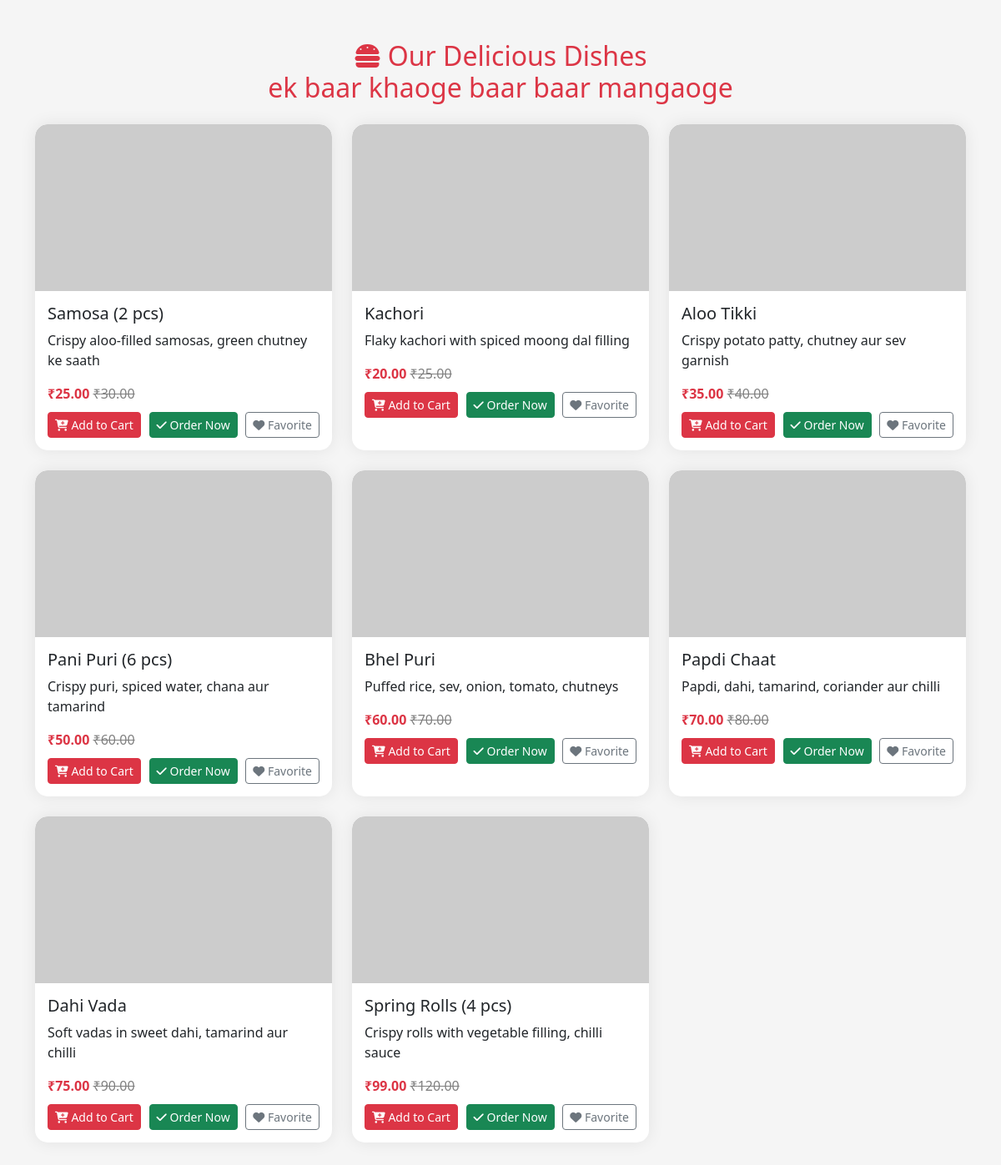
The page /addfood.php on the database its author committed.
### tables this page shows
CREATE TABLE IF NOT EXISTS `fooditems` (
    `id`          INT(11) NOT NULL AUTO_INCREMENT,
    `food_name`   VARCHAR(200) NOT NULL,
    `image`       VARCHAR(300) DEFAULT NULL,
    `price`       DECIMAL(10,2) NOT NULL DEFAULT 0.00,
    `offer_price` DECIMAL(10,2) DEFAULT 0.00,
    `description` TEXT DEFAULT NULL,
    `created_at`  TIMESTAMP DEFAULT CURRENT_TIMESTAMP,
    PRIMARY KEY (`id`)
);

### addfood.php (the view, shortened to what this page needs)
<?php
$conn = mysqli_connect("localhost", "root", "", "fooddb");
$sql = "SELECT * FROM fooditems";
$result = mysqli_query($conn, $sql);
?>
<!DOCTYPE html>
<html lang="en">
<head>
  <link href="https://cdn.jsdelivr.net/npm/bootstrap@5.3.3/dist/css/bootstrap.min.css" rel="stylesheet">
  <link rel="stylesheet" href="https://cdnjs.cloudflare.com/ajax/libs/font-awesome/6.5.0/css/all.min.css">
</head>
<body>
<div class="container py-5">
  <h2 class="text-center text-danger mb-4"><i class="fas fa-hamburger"></i> Our Delicious Dishes <br>ek baar khaoge baar baar mangaoge</h2>
  <div class="row g-4">
    <?php while($row = mysqli_fetch_assoc($result)): ?>
      <div class="col-md-4 col-sm-6">
        <div class="card h-100">
          <div class="image-container">
            <img src="<?= htmlspecialchars($row['image']); ?>" class="card-img-top food-img" alt="<?= htmlspecialchars($row['food_name']); ?>">
          </div>
          <div class="card-body">
            <h5 class="card-title"><?= htmlspecialchars($row['food_name']); ?></h5>
            <p class="card-text"><?= htmlspecialchars($row['description']); ?></p>
            <p class="mb-1">
              <span class="price">₹<?= $row['offer_price']; ?></span>
              <span class="original-price">₹<?= $row['price']; ?></span>
            </p>
            <div class="btns">
              <a href="addtocart.php?id=<?= $row['id']; ?>" class="btn btn-danger btn-sm">
                <i class="fas fa-cart-plus"></i> Add to Cart
              </a>
              <a href="orderform.php?id=<?= $row['id']; ?>" class="btn btn-success btn-sm">
                <i class="fas fa-check"></i> Order Now
              </a>
              <a href="add_to_fav.php?id=<?= $row['id']; ?>" class="btn btn-outline-secondary btn-sm">
                <i class="fas fa-heart"></i> Favorite
              </a>
            </div>
          </div>
        </div>
      </div>
    <?php endwhile; ?>
  </div>
</div>
</body>
</html>

### addfood.php (style rules this page uses)
body { background-color: #f5f5f5; font-family: 'Segoe UI', sans-serif; }
.card { border: none; border-radius: 15px; box-shadow: 0 0 20px rgba(0,0,0,0.08); transition: all 0.3s ease; overflow: hidden; }
.image-container { overflow: hidden; border-radius: 15px 15px 0 0; }
.food-img { height: 200px; width: 100%; object-fit: cover; transition: transform 0.5s ease-in-out; }
.price { font-weight: bold; color: #dc3545; }
.original-price { text-decoration: line-through; color: grey; }
.card-body { padding: 15px; }
.btns { display: flex; flex-wrap: wrap; justify-content: space-between; gap: 5px; margin-top: 10px; }

### rows shown on the page
fooditems: food_name "Samosa (2 pcs)", description "Crispy aloo-filled samosas, green chutney ke saath", offer_price "25.00", price "30.00"
fooditems: food_name "Kachori", description "Flaky kachori with spiced moong dal filling", offer_price "20.00", price "25.00"
fooditems: food_name "Aloo Tikki", description "Crispy potato patty, chutney aur sev garnish", offer_price "35.00", price "40.00"
fooditems: food_name "Pani Puri (6 pcs)", description "Crispy puri, spiced water, chana aur tamarind", offer_price "50.00", price "60.00"
fooditems: food_name "Bhel Puri", description "Puffed rice, sev, onion, tomato, chutneys", offer_price "60.00", price "70.00"
fooditems: food_name "Papdi Chaat", description "Papdi, dahi, tamarind, coriander aur chilli", offer_price "70.00", price "80.00"
fooditems: food_name "Dahi Vada", description "Soft vadas in sweet dahi, tamarind aur chilli", offer_price "75.00", price "90.00"
fooditems: food_name "Spring Rolls (4 pcs)", description "Crispy rolls with vegetable filling, chilli sauce", offer_price "99.00", price "120.00"
